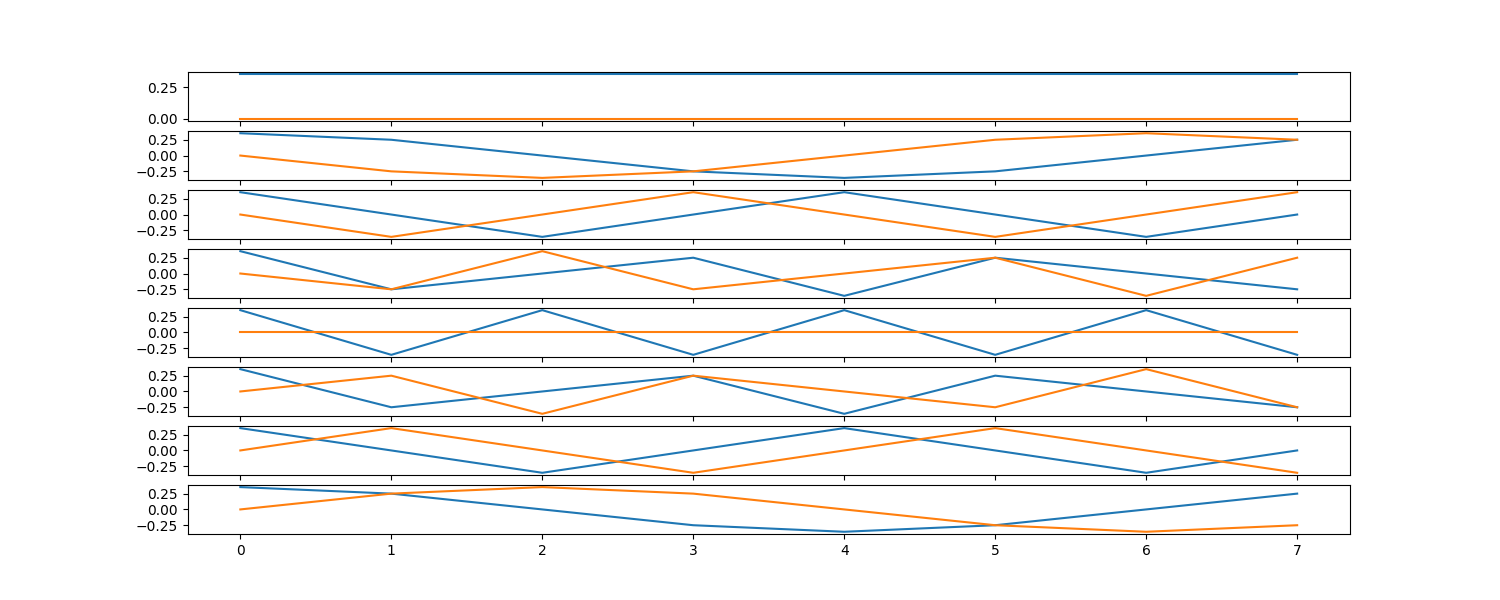

This chart was generated by the following Python code:
import matplotlib.pyplot as plt
import numpy as np
import math


n = 8
F = np.zeros((n,n), dtype=np.complex_)

for l in range(n):
    for p in range(n):
        F[p][l] = math.e**(-2 * np.pi * 1j * l * p/n)*(1/np.sqrt(n))

real_F = F.real
imag_F = F.imag

fig, axes = plt.subplots( n, figsize=(15, 6))
col = [0,1,2,3,4,5,6,7]
for p in range(n):
    axes[p].plot(col, F[p].real)
    axes[p].plot(col, F[p].imag)

plt.savefig('ex1.png', format='png')
plt.savefig('ex1.pdf', format='pdf')
plt.show()
F_T = np.conjugate(F)
F_T = np.transpose(F_T)

FH_F = np.dot(F, F_T)

I_n = np.eye(n)
norm_difference = np.linalg.norm(FH_F - I_n)

print(norm_difference)